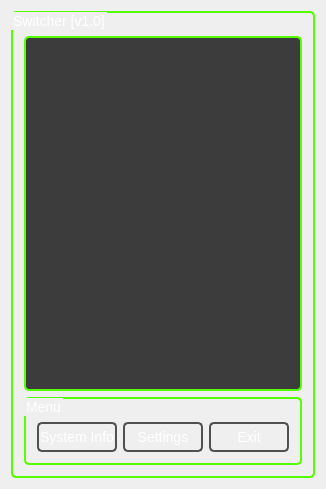
<?xml version="1.0" encoding="UTF-8"?>
<ui version="4.0">
 <class>MainWindow</class>
 <widget class="QMainWindow" name="MainWindow">
  <property name="geometry">
   <rect>
    <x>0</x>
    <y>0</y>
    <width>314</width>
    <height>489</height>
   </rect>
  </property>
  <property name="sizePolicy">
   <sizepolicy hsizetype="Preferred" vsizetype="Preferred">
    <horstretch>0</horstretch>
    <verstretch>0</verstretch>
   </sizepolicy>
  </property>
  <property name="windowTitle">
   <string>MainWindow</string>
  </property>
  <property name="styleSheet">
   <string notr="true">QWidget {
font-size: 14px;
}

QListWidget {
border: 2px solid gray;
border-radius: 5px;
border-color: rgb(85, 255, 0);
background: rgb(60, 60, 60);
color: white;
	selection-color: rgb(85, 255, 0);
	selection-background-color: rgb(90, 90, 90);
font-size: 22px;
}


QTextEdit {
border: 2px solid gray;
border-radius: 5px;
border-color: rgb(85, 255, 0);
background: rgb(60, 60, 60);
color: white;
	selection-color: rgb(85, 255, 0);
	selection-background-color: rgb(90, 90, 90);
}

QLabel {
background: none;
color: white;
}

QProgressBar {
color: white;
border: 2px solid  rgb(80, 80, 80);
text-align: center;
padding: 1px;
border-radius: 5px;
background: qradialgradient(cx: 0.5, cy: -0.5,
fx: 0.5, fy: -0.5,
radius: 1.35, stop: 0 #ddd, stop: 1 #111);
width: 30px;
height: 14px; 
}

QProgressBar::chunk {
border-radius: 3px;
background: qradialgradient(cx: 0.5, cy: -0.5,
fx: 0.5, fy: -0.5,
radius: 1.35, stop: 0.0 #fff, stop: 0.4999 #8f0,  stop: 0.5 #8f0, stop: 1.0 #050);
border: 1px solid rgb(0, 0, 0);
}

QGroupBox {
border: 2px solid;
border-radius: 5px;
border-color: rgb(85, 255, 0);
background: qradialgradient(cx: 0.5, cy: -0.5,
fx: 0.5, fy: -0.5,
radius: 1.35, stop: 0 #ddd, stop: 1 #111);
padding-top: 12px;
color: white;
selection-color: rgb(30, 30, 30);
}

QPushButton {
color: white;
border: 2px solid rgb(80, 80, 80);
border-radius: 5px;
padding: -2px;

background: qradialgradient(cx: 0.5, cy: -0.5,
fx: 0.5, fy: -0.5,
radius: 1.35, stop: 0 #ddd, stop: 1 #111);
min-width: 80px;
min-height:30px;
}

QPushButton:hover {
border: 2px solid  rgb(160, 160, 160);
background: qradialgradient(cx: 0.5, cy: -0.5,
fx: 0.5, fy: -0.5,
radius: 1.35, stop: 0 #fff, stop: 1 #111);
}

 QPushButton:pressed {
color:  rgb(85, 255, 0);
border: 2px solid rgb(85, 255, 0);
background: qradialgradient(cx: 0.5, cy: -0.5,
fx: 0.5, fy: -0.5,
radius: 1.35, stop: 0 #fff, stop: 1 #111);
}

QMenu{
border: 2px solid rgb(85, 255, 0);
border-radius: 5px;
font-size: 22px;
min-height:25px;
	selection-color: rgb(85, 255, 0);
	selection-background-color: rgb(90, 90, 90);
}






QScrollBar:horizontal {
border: 2px solid;
border-color: rgb(85,255,0);
border-radius: 5px;
background: rgb(60,60,60);
height: 25px;
margin: 2px 2px 2px 2px;
}
QScrollBar::handle:horizontal {
background: rgb(255,255,255);
min-width: 30px;
}
QScrollBar::add-line:horizontal {
background: none;
width: 20px;
subcontrol-position: right;
subcontrol-origin: margin;
}
QScrollBar::sub-line:horizontal {
background: none;
width: 20px;
subcontrol-position: left;
subcontrol-origin: margin;
}
QScrollBar:left-arrow:horizontal, QScrollBar::right-arrow:horizontal {
width: 3px;
height: 3px;
background: none;
}
QScrollBar::add-page:horizontal, QScrollBar::sub-page:horizontal {
background: none;
}



QScrollBar:vertical {
border: 2px solid;
border-color: rgb(85,255,0);
border-radius: 5px;
background: rgb(60,60,60);
width: 25px;
margin: 2px 2px 2px 2px;
}
QScrollBar::handle:vertical {
background: rgb(255,255,255);
min-height: 30px;
}
QScrollBar::add-line:vertical {
background: none;
height: 20px;
subcontrol-position: bottom;
subcontrol-origin: margin;
}
QScrollBar::sub-line:vertical {
background: none;
height: 20px;
subcontrol-position: top;
subcontrol-origin: margin;
}
QScrollBar:left-arrow:horizontal, QScrollBar::right-arrow:vertical {
width: 3px;
height: 3px;
background: none;
}
QScrollBar::add-page:horizontal, QScrollBar::sub-page:vertical {
background: none;
}</string>
  </property>
  <widget class="QWidget" name="centralWidget">
   <layout class="QGridLayout" name="gridLayout">
    <item row="0" column="0">
     <widget class="QGroupBox" name="groupBox">
      <property name="title">
       <string>Switcher [v1.0]</string>
      </property>
      <layout class="QGridLayout" name="gridLayout_3">
       <item row="0" column="0">
        <widget class="RCQListWidget" name="listWidgetTasks">
         <property name="sizePolicy">
          <sizepolicy hsizetype="Preferred" vsizetype="Preferred">
           <horstretch>0</horstretch>
           <verstretch>0</verstretch>
          </sizepolicy>
         </property>
         <property name="verticalScrollBarPolicy">
          <enum>Qt::ScrollBarAsNeeded</enum>
         </property>
         <property name="horizontalScrollBarPolicy">
          <enum>Qt::ScrollBarAlwaysOff</enum>
         </property>
         <property name="showDropIndicator" stdset="0">
          <bool>false</bool>
         </property>
         <property name="dragDropMode">
          <enum>QAbstractItemView::NoDragDrop</enum>
         </property>
         <property name="verticalScrollMode">
          <enum>QAbstractItemView::ScrollPerPixel</enum>
         </property>
         <property name="horizontalScrollMode">
          <enum>QAbstractItemView::ScrollPerPixel</enum>
         </property>
         <property name="movement">
          <enum>QListView::Static</enum>
         </property>
        </widget>
       </item>
       <item row="1" column="0">
        <widget class="QGroupBox" name="groupBoxMenu">
         <property name="sizePolicy">
          <sizepolicy hsizetype="Preferred" vsizetype="Maximum">
           <horstretch>0</horstretch>
           <verstretch>0</verstretch>
          </sizepolicy>
         </property>
         <property name="title">
          <string>Menu</string>
         </property>
         <layout class="QGridLayout" name="gridLayout_2">
          <item row="3" column="0">
           <widget class="QPushButton" name="pushButtonTaskinfo">
            <property name="sizePolicy">
             <sizepolicy hsizetype="Preferred" vsizetype="Maximum">
              <horstretch>0</horstretch>
              <verstretch>0</verstretch>
             </sizepolicy>
            </property>
            <property name="text">
             <string>System Info</string>
            </property>
           </widget>
          </item>
          <item row="3" column="2">
           <widget class="QPushButton" name="pushButtonExit">
            <property name="sizePolicy">
             <sizepolicy hsizetype="Preferred" vsizetype="Maximum">
              <horstretch>0</horstretch>
              <verstretch>0</verstretch>
             </sizepolicy>
            </property>
            <property name="text">
             <string>Exit</string>
            </property>
           </widget>
          </item>
          <item row="3" column="1">
           <widget class="QPushButton" name="pushButtonSettings">
            <property name="sizePolicy">
             <sizepolicy hsizetype="Preferred" vsizetype="Maximum">
              <horstretch>0</horstretch>
              <verstretch>0</verstretch>
             </sizepolicy>
            </property>
            <property name="text">
             <string>Settings</string>
            </property>
           </widget>
          </item>
         </layout>
        </widget>
       </item>
      </layout>
     </widget>
    </item>
   </layout>
  </widget>
 </widget>
 <layoutdefault spacing="6" margin="11"/>
 <customwidgets>
  <customwidget>
   <class>RCQListWidget</class>
   <extends>QListWidget</extends>
   <header>rcqlistwidget.h</header>
  </customwidget>
 </customwidgets>
 <resources/>
 <connections/>
</ui>
